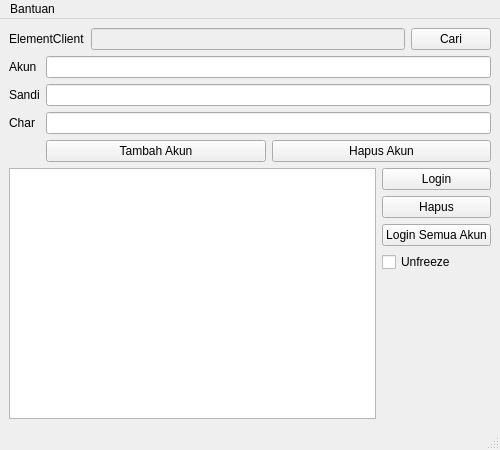
<?xml version="1.0" encoding="UTF-8"?>
<ui version="4.0">
 <class>MainWindow</class>
 <widget class="QMainWindow" name="MainWindow">
  <property name="geometry">
   <rect>
    <x>0</x>
    <y>0</y>
    <width>500</width>
    <height>450</height>
   </rect>
  </property>
  <property name="sizePolicy">
   <sizepolicy hsizetype="Fixed" vsizetype="Fixed">
    <horstretch>0</horstretch>
    <verstretch>0</verstretch>
   </sizepolicy>
  </property>
  <property name="minimumSize">
   <size>
    <width>500</width>
    <height>450</height>
   </size>
  </property>
  <property name="maximumSize">
   <size>
    <width>500</width>
    <height>450</height>
   </size>
  </property>
  <property name="windowTitle">
   <string>Pw AutoLogin</string>
  </property>
  <widget class="QWidget" name="centralwidget">
   <layout class="QVBoxLayout" name="verticalLayout_3">
    <item>
     <layout class="QHBoxLayout" name="horizontalLayout_5">
      <item>
       <widget class="QLabel" name="elementClientPath">
        <property name="text">
         <string>ElementClient</string>
        </property>
       </widget>
      </item>
      <item>
       <widget class="QLineEdit" name="elementClientLineEdit">
        <property name="enabled">
         <bool>false</bool>
        </property>
        <property name="readOnly">
         <bool>true</bool>
        </property>
       </widget>
      </item>
      <item>
       <widget class="QPushButton" name="elementClientButton">
        <property name="text">
         <string>Cari</string>
        </property>
       </widget>
      </item>
     </layout>
    </item>
    <item>
     <layout class="QGridLayout" name="gridLayout">
      <item row="1" column="1">
       <widget class="QLineEdit" name="passwordLineEdit">
        <property name="echoMode">
         <enum>QLineEdit::EchoMode::Password</enum>
        </property>
       </widget>
      </item>
      <item row="0" column="0">
       <widget class="QLabel" name="accountLabel">
        <property name="text">
         <string>Akun</string>
        </property>
       </widget>
      </item>
      <item row="2" column="1">
       <widget class="QLineEdit" name="charLineEdit"/>
      </item>
      <item row="2" column="0">
       <widget class="QLabel" name="charLabel">
        <property name="text">
         <string>Char</string>
        </property>
       </widget>
      </item>
      <item row="0" column="1">
       <widget class="QLineEdit" name="accountLineEdit"/>
      </item>
      <item row="1" column="0">
       <widget class="QLabel" name="passwordLabel">
        <property name="text">
         <string>Sandi</string>
        </property>
       </widget>
      </item>
      <item row="3" column="1">
       <layout class="QHBoxLayout" name="horizontalLayout_8">
        <item>
         <widget class="QPushButton" name="addCharButton">
          <property name="text">
           <string>Tambah Akun</string>
          </property>
          <property name="flat">
           <bool>false</bool>
          </property>
         </widget>
        </item>
        <item>
         <widget class="QPushButton" name="clearFormButton">
          <property name="text">
           <string>Hapus Akun</string>
          </property>
         </widget>
        </item>
       </layout>
      </item>
     </layout>
    </item>
    <item>
     <layout class="QHBoxLayout" name="horizontalLayout_4">
      <item>
       <widget class="QTableView" name="charsTableView">
        <property name="selectionMode">
         <enum>QAbstractItemView::SelectionMode::SingleSelection</enum>
        </property>
        <property name="selectionBehavior">
         <enum>QAbstractItemView::SelectionBehavior::SelectRows</enum>
        </property>
       </widget>
      </item>
      <item>
       <layout class="QVBoxLayout" name="verticalLayout_2">
        <item>
         <widget class="QPushButton" name="logCharButton">
          <property name="text">
           <string>Login</string>
          </property>
         </widget>
        </item>
        <item>
         <widget class="QPushButton" name="deleteCharButton">
          <property name="text">
           <string>Hapus</string>
          </property>
         </widget>
        </item>
        <item>
         <widget class="QPushButton" name="logAllCharsButton">
          <property name="text">
           <string>Login Semua Akun</string>
          </property>
          <property name="shortcut">
           <string>Ctrl+S, Ctrl+S, Ctrl+S</string>
          </property>
         </widget>
        </item>
        <item>
         <widget class="QCheckBox" name="unfreezeCheckbox">
          <property name="toolTip">
           <string>&lt;html&gt;&lt;head/&gt;&lt;body&gt;&lt;p&gt;Evita que a renderização pare quando a janela perde o foco.&lt;/p&gt;&lt;p&gt;&lt;span style=&quot; font-weight:600;&quot;&gt;Atenção:&lt;/span&gt; Aumenta a utilização de CPU/GPU!&lt;/p&gt;&lt;/body&gt;&lt;/html&gt;</string>
          </property>
          <property name="text">
           <string>Unfreeze</string>
          </property>
         </widget>
        </item>
        <item>
         <spacer name="verticalSpacer">
          <property name="orientation">
           <enum>Qt::Orientation::Vertical</enum>
          </property>
          <property name="sizeHint" stdset="0">
           <size>
            <width>20</width>
            <height>40</height>
           </size>
          </property>
         </spacer>
        </item>
       </layout>
      </item>
     </layout>
    </item>
   </layout>
  </widget>
  <widget class="QMenuBar" name="menubar">
   <property name="geometry">
    <rect>
     <x>0</x>
     <y>0</y>
     <width>500</width>
     <height>22</height>
    </rect>
   </property>
   <widget class="QMenu" name="menuHelp">
    <property name="title">
     <string>Bantuan</string>
    </property>
    <addaction name="actionBug"/>
    <addaction name="actionAbout"/>
   </widget>
   <addaction name="menuHelp"/>
  </widget>
  <widget class="QStatusBar" name="statusbar"/>
  <action name="actionBug">
   <property name="text">
    <string>Lapor Bug</string>
   </property>
  </action>
  <action name="actionAbout">
   <property name="text">
    <string>Tentang</string>
   </property>
  </action>
 </widget>
 <tabstops>
  <tabstop>elementClientLineEdit</tabstop>
  <tabstop>elementClientButton</tabstop>
  <tabstop>accountLineEdit</tabstop>
  <tabstop>passwordLineEdit</tabstop>
  <tabstop>charLineEdit</tabstop>
  <tabstop>addCharButton</tabstop>
  <tabstop>clearFormButton</tabstop>
  <tabstop>charsTableView</tabstop>
  <tabstop>logCharButton</tabstop>
  <tabstop>deleteCharButton</tabstop>
 </tabstops>
 <resources/>
 <connections/>
</ui>
